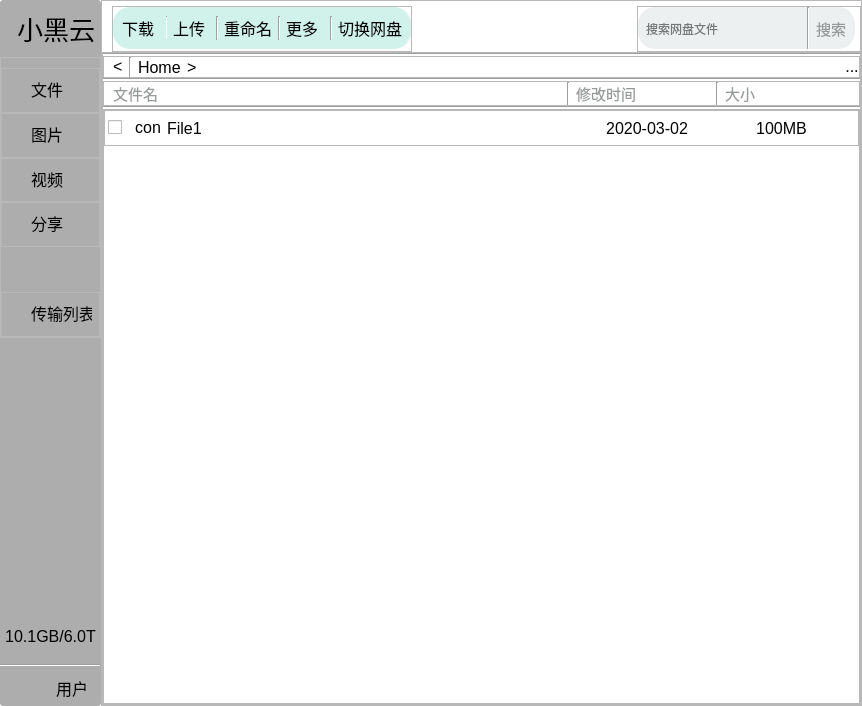
<?xml version="1.0" encoding="UTF-8"?>
<ui version="4.0">
 <class>SBCclient</class>
 <widget class="QMainWindow" name="SBCclient">
  <property name="geometry">
   <rect>
    <x>0</x>
    <y>0</y>
    <width>862</width>
    <height>706</height>
   </rect>
  </property>
  <property name="minimumSize">
   <size>
    <width>800</width>
    <height>700</height>
   </size>
  </property>
  <property name="font">
   <font>
    <family>宋体</family>
    <pointsize>12</pointsize>
    <weight>50</weight>
    <italic>false</italic>
    <bold>false</bold>
   </font>
  </property>
  <property name="windowTitle">
   <string>小黑云客户端</string>
  </property>
  <property name="windowIcon">
   <iconset>
    <normaloff>img/favicon.ico</normaloff>img/favicon.ico</iconset>
  </property>
  <property name="windowOpacity">
   <double>1.000000000000000</double>
  </property>
  <property name="styleSheet">
   <string notr="true">#SBCclient{
	background-color:white;
}
#centralwidget{
	background-color:white;
}
QLabel{
	font-size:16px;
}
Line{
	background:rgb(173, 173, 173);
}
#frame{
	border-radius:3px;
	background:rgb(173, 173, 173);
}
#frame_7 QFrame:hover{
	background:#A2D9CE;
	border-radius:20px;
	opacity:0.1;
	}
#SBCCapacity{
	border-radius:5px;
	background:#5B5B5B;
}
#usedCap{
	border-radius:5px;
	background:#006000;
	Width:60px;
}</string>
  </property>
  <property name="animated">
   <bool>true</bool>
  </property>
  <property name="documentMode">
   <bool>false</bool>
  </property>
  <widget class="QWidget" name="centralwidget">
   <property name="minimumSize">
    <size>
     <width>0</width>
     <height>0</height>
    </size>
   </property>
   <layout class="QHBoxLayout" name="horizontalLayout_5">
    <property name="spacing">
     <number>0</number>
    </property>
    <property name="leftMargin">
     <number>0</number>
    </property>
    <property name="topMargin">
     <number>0</number>
    </property>
    <property name="rightMargin">
     <number>0</number>
    </property>
    <property name="bottomMargin">
     <number>0</number>
    </property>
    <item>
     <layout class="QHBoxLayout" name="horizontalLayout">
      <property name="spacing">
       <number>0</number>
      </property>
      <property name="leftMargin">
       <number>0</number>
      </property>
      <property name="topMargin">
       <number>0</number>
      </property>
      <property name="rightMargin">
       <number>0</number>
      </property>
      <item>
       <widget class="QFrame" name="frame">
        <property name="maximumSize">
         <size>
          <width>150</width>
          <height>16777215</height>
         </size>
        </property>
        <property name="frameShape">
         <enum>QFrame::StyledPanel</enum>
        </property>
        <property name="frameShadow">
         <enum>QFrame::Raised</enum>
        </property>
        <layout class="QVBoxLayout" name="verticalLayout_5">
         <property name="spacing">
          <number>9</number>
         </property>
         <property name="leftMargin">
          <number>0</number>
         </property>
         <property name="topMargin">
          <number>9</number>
         </property>
         <property name="rightMargin">
          <number>0</number>
         </property>
         <property name="bottomMargin">
          <number>0</number>
         </property>
         <item>
          <layout class="QHBoxLayout" name="horizontalLayout_6" stretch="1,1">
           <property name="spacing">
            <number>2</number>
           </property>
           <property name="leftMargin">
            <number>6</number>
           </property>
           <property name="rightMargin">
            <number>6</number>
           </property>
           <item>
            <widget class="QLabel" name="label_10">
             <property name="sizePolicy">
              <sizepolicy hsizetype="Fixed" vsizetype="Preferred">
               <horstretch>0</horstretch>
               <verstretch>0</verstretch>
              </sizepolicy>
             </property>
             <property name="maximumSize">
              <size>
               <width>50</width>
               <height>50</height>
              </size>
             </property>
             <property name="text">
              <string/>
             </property>
             <property name="pixmap">
              <pixmap>img/SBCCon.png</pixmap>
             </property>
             <property name="scaledContents">
              <bool>true</bool>
             </property>
            </widget>
           </item>
           <item>
            <widget class="QLabel" name="label">
             <property name="font">
              <font>
               <pointsize>-1</pointsize>
              </font>
             </property>
             <property name="styleSheet">
              <string notr="true">#label{
	font-size:26px;
}</string>
             </property>
             <property name="text">
              <string>小黑云</string>
             </property>
            </widget>
           </item>
          </layout>
         </item>
         <item>
          <widget class="QFrame" name="frame_7">
           <property name="maximumSize">
            <size>
             <width>16777215</width>
             <height>300</height>
            </size>
           </property>
           <property name="frameShape">
            <enum>QFrame::StyledPanel</enum>
           </property>
           <property name="frameShadow">
            <enum>QFrame::Raised</enum>
           </property>
           <layout class="QVBoxLayout" name="verticalLayout_3" stretch="1,1,1,1,1,1">
            <property name="spacing">
             <number>0</number>
            </property>
            <property name="leftMargin">
             <number>0</number>
            </property>
            <property name="topMargin">
             <number>10</number>
            </property>
            <property name="rightMargin">
             <number>0</number>
            </property>
            <property name="bottomMargin">
             <number>0</number>
            </property>
            <item>
             <widget class="QFrame" name="frame_2">
              <property name="frameShape">
               <enum>QFrame::StyledPanel</enum>
              </property>
              <property name="frameShadow">
               <enum>QFrame::Raised</enum>
              </property>
              <widget class="QLabel" name="label_2">
               <property name="geometry">
                <rect>
                 <x>30</x>
                 <y>10</y>
                 <width>61</width>
                 <height>21</height>
                </rect>
               </property>
               <property name="text">
                <string>文件</string>
               </property>
              </widget>
             </widget>
            </item>
            <item>
             <widget class="QFrame" name="frame_3">
              <property name="frameShape">
               <enum>QFrame::StyledPanel</enum>
              </property>
              <property name="frameShadow">
               <enum>QFrame::Raised</enum>
              </property>
              <widget class="QLabel" name="label_3">
               <property name="geometry">
                <rect>
                 <x>30</x>
                 <y>10</y>
                 <width>61</width>
                 <height>21</height>
                </rect>
               </property>
               <property name="text">
                <string>图片</string>
               </property>
              </widget>
             </widget>
            </item>
            <item>
             <widget class="QFrame" name="frame_4">
              <property name="frameShape">
               <enum>QFrame::StyledPanel</enum>
              </property>
              <property name="frameShadow">
               <enum>QFrame::Raised</enum>
              </property>
              <widget class="QLabel" name="label_4">
               <property name="geometry">
                <rect>
                 <x>30</x>
                 <y>10</y>
                 <width>61</width>
                 <height>21</height>
                </rect>
               </property>
               <property name="text">
                <string>视频</string>
               </property>
              </widget>
             </widget>
            </item>
            <item>
             <widget class="QFrame" name="frame_5">
              <property name="frameShape">
               <enum>QFrame::StyledPanel</enum>
              </property>
              <property name="frameShadow">
               <enum>QFrame::Raised</enum>
              </property>
              <widget class="QLabel" name="label_5">
               <property name="geometry">
                <rect>
                 <x>30</x>
                 <y>10</y>
                 <width>61</width>
                 <height>21</height>
                </rect>
               </property>
               <property name="text">
                <string>分享</string>
               </property>
              </widget>
             </widget>
            </item>
            <item>
             <spacer name="verticalSpacer">
              <property name="orientation">
               <enum>Qt::Vertical</enum>
              </property>
              <property name="sizeHint" stdset="0">
               <size>
                <width>20</width>
                <height>37</height>
               </size>
              </property>
             </spacer>
            </item>
            <item>
             <widget class="QFrame" name="frame_6">
              <property name="frameShape">
               <enum>QFrame::StyledPanel</enum>
              </property>
              <property name="frameShadow">
               <enum>QFrame::Raised</enum>
              </property>
              <widget class="QLabel" name="label_6">
               <property name="geometry">
                <rect>
                 <x>30</x>
                 <y>10</y>
                 <width>61</width>
                 <height>21</height>
                </rect>
               </property>
               <property name="text">
                <string>传输列表</string>
               </property>
              </widget>
             </widget>
            </item>
           </layout>
          </widget>
         </item>
         <item>
          <spacer name="verticalSpacer_2">
           <property name="orientation">
            <enum>Qt::Vertical</enum>
           </property>
           <property name="sizeHint" stdset="0">
            <size>
             <width>20</width>
             <height>245</height>
            </size>
           </property>
          </spacer>
         </item>
         <item>
          <layout class="QVBoxLayout" name="verticalLayout_4">
           <item>
            <widget class="QLabel" name="label_7">
             <property name="text">
              <string>10.1GB/6.0T</string>
             </property>
             <property name="alignment">
              <set>Qt::AlignCenter</set>
             </property>
            </widget>
           </item>
           <item>
            <widget class="QFrame" name="SBCCapacity">
             <property name="maximumSize">
              <size>
               <width>16777215</width>
               <height>10</height>
              </size>
             </property>
             <property name="styleSheet">
              <string notr="true"/>
             </property>
             <property name="frameShape">
              <enum>QFrame::StyledPanel</enum>
             </property>
             <property name="frameShadow">
              <enum>QFrame::Raised</enum>
             </property>
             <widget class="QFrame" name="usedCap">
              <property name="geometry">
               <rect>
                <x>0</x>
                <y>0</y>
                <width>20</width>
                <height>10</height>
               </rect>
              </property>
              <property name="sizePolicy">
               <sizepolicy hsizetype="Fixed" vsizetype="Preferred">
                <horstretch>0</horstretch>
                <verstretch>0</verstretch>
               </sizepolicy>
              </property>
              <property name="maximumSize">
               <size>
                <width>20</width>
                <height>10</height>
               </size>
              </property>
              <property name="frameShape">
               <enum>QFrame::StyledPanel</enum>
              </property>
              <property name="frameShadow">
               <enum>QFrame::Raised</enum>
              </property>
             </widget>
            </widget>
           </item>
          </layout>
         </item>
         <item>
          <widget class="Line" name="line">
           <property name="styleSheet">
            <string notr="true">Line{
	background:#D0D3D4;
}</string>
           </property>
           <property name="orientation">
            <enum>Qt::Horizontal</enum>
           </property>
          </widget>
         </item>
         <item>
          <layout class="QHBoxLayout" name="horizontalLayout_7">
           <property name="spacing">
            <number>6</number>
           </property>
           <property name="leftMargin">
            <number>10</number>
           </property>
           <property name="bottomMargin">
            <number>6</number>
           </property>
           <item>
            <widget class="QLabel" name="label_usercon">
             <property name="maximumSize">
              <size>
               <width>40</width>
               <height>40</height>
              </size>
             </property>
             <property name="cursor">
              <cursorShape>PointingHandCursor</cursorShape>
             </property>
             <property name="styleSheet">
              <string notr="true">#label_usercon{
	border-radius:20px;
}</string>
             </property>
             <property name="text">
              <string/>
             </property>
             <property name="pixmap">
              <pixmap>img/cat0.jpg</pixmap>
             </property>
             <property name="scaledContents">
              <bool>true</bool>
             </property>
            </widget>
           </item>
           <item>
            <widget class="QLabel" name="label_9">
             <property name="cursor">
              <cursorShape>PointingHandCursor</cursorShape>
             </property>
             <property name="text">
              <string>用户</string>
             </property>
            </widget>
           </item>
          </layout>
         </item>
        </layout>
       </widget>
      </item>
      <item>
       <widget class="QFrame" name="frame_14">
        <property name="frameShape">
         <enum>QFrame::StyledPanel</enum>
        </property>
        <property name="frameShadow">
         <enum>QFrame::Raised</enum>
        </property>
        <layout class="QGridLayout" name="gridLayout">
         <property name="leftMargin">
          <number>0</number>
         </property>
         <property name="topMargin">
          <number>0</number>
         </property>
         <property name="rightMargin">
          <number>0</number>
         </property>
         <property name="bottomMargin">
          <number>0</number>
         </property>
         <property name="spacing">
          <number>0</number>
         </property>
         <item row="0" column="0">
          <layout class="QVBoxLayout" name="verticalLayout_6">
           <property name="spacing">
            <number>0</number>
           </property>
           <item>
            <layout class="QHBoxLayout" name="horizontalLayout_4" stretch="3,2,2">
             <property name="leftMargin">
              <number>10</number>
             </property>
             <property name="topMargin">
              <number>5</number>
             </property>
             <item>
              <widget class="QFrame" name="frame_9">
               <property name="maximumSize">
                <size>
                 <width>300</width>
                 <height>16777215</height>
                </size>
               </property>
               <property name="frameShape">
                <enum>QFrame::StyledPanel</enum>
               </property>
               <property name="frameShadow">
                <enum>QFrame::Raised</enum>
               </property>
               <layout class="QHBoxLayout" name="horizontalLayout_10">
                <property name="spacing">
                 <number>0</number>
                </property>
                <property name="leftMargin">
                 <number>0</number>
                </property>
                <property name="topMargin">
                 <number>0</number>
                </property>
                <property name="rightMargin">
                 <number>0</number>
                </property>
                <property name="bottomMargin">
                 <number>2</number>
                </property>
                <item>
                 <widget class="QFrame" name="frame_Buttons">
                  <property name="styleSheet">
                   <string notr="true">#frame_Buttons{
	background:#D1F2EB;
	border-radius:17px;
	opacity:0.8;
}
#frame_Buttons QLabel:hover{
	color:blue;
	}</string>
                  </property>
                  <property name="frameShape">
                   <enum>QFrame::StyledPanel</enum>
                  </property>
                  <property name="frameShadow">
                   <enum>QFrame::Raised</enum>
                  </property>
                  <layout class="QHBoxLayout" name="horizontalLayout_9">
                   <item>
                    <widget class="QLabel" name="label_14">
                     <property name="cursor">
                      <cursorShape>PointingHandCursor</cursorShape>
                     </property>
                     <property name="text">
                      <string>下载</string>
                     </property>
                    </widget>
                   </item>
                   <item>
                    <widget class="Line" name="line_6">
                     <property name="maximumSize">
                      <size>
                       <width>1</width>
                       <height>16777215</height>
                      </size>
                     </property>
                     <property name="orientation">
                      <enum>Qt::Vertical</enum>
                     </property>
                    </widget>
                   </item>
                   <item>
                    <widget class="QLabel" name="label_15">
                     <property name="cursor">
                      <cursorShape>PointingHandCursor</cursorShape>
                     </property>
                     <property name="text">
                      <string>上传</string>
                     </property>
                    </widget>
                   </item>
                   <item>
                    <widget class="Line" name="line_13">
                     <property name="maximumSize">
                      <size>
                       <width>2</width>
                       <height>16777215</height>
                      </size>
                     </property>
                     <property name="orientation">
                      <enum>Qt::Vertical</enum>
                     </property>
                    </widget>
                   </item>
                   <item>
                    <widget class="QLabel" name="label_16">
                     <property name="cursor">
                      <cursorShape>PointingHandCursor</cursorShape>
                     </property>
                     <property name="text">
                      <string>重命名</string>
                     </property>
                    </widget>
                   </item>
                   <item>
                    <widget class="Line" name="line_8">
                     <property name="maximumSize">
                      <size>
                       <width>2</width>
                       <height>16777215</height>
                      </size>
                     </property>
                     <property name="orientation">
                      <enum>Qt::Vertical</enum>
                     </property>
                    </widget>
                   </item>
                   <item>
                    <widget class="QLabel" name="label_17">
                     <property name="cursor">
                      <cursorShape>PointingHandCursor</cursorShape>
                     </property>
                     <property name="text">
                      <string>更多</string>
                     </property>
                    </widget>
                   </item>
                   <item>
                    <widget class="Line" name="line_9">
                     <property name="maximumSize">
                      <size>
                       <width>2</width>
                       <height>16777215</height>
                      </size>
                     </property>
                     <property name="orientation">
                      <enum>Qt::Vertical</enum>
                     </property>
                    </widget>
                   </item>
                   <item>
                    <widget class="QLabel" name="label_18">
                     <property name="cursor">
                      <cursorShape>PointingHandCursor</cursorShape>
                     </property>
                     <property name="text">
                      <string>切换网盘</string>
                     </property>
                    </widget>
                   </item>
                  </layout>
                 </widget>
                </item>
               </layout>
              </widget>
             </item>
             <item>
              <spacer name="horizontalSpacer_2">
               <property name="orientation">
                <enum>Qt::Horizontal</enum>
               </property>
               <property name="sizeHint" stdset="0">
                <size>
                 <width>308</width>
                 <height>20</height>
                </size>
               </property>
              </spacer>
             </item>
             <item>
              <widget class="QFrame" name="frame_10">
               <property name="minimumSize">
                <size>
                 <width>0</width>
                 <height>0</height>
                </size>
               </property>
               <property name="maximumSize">
                <size>
                 <width>260</width>
                 <height>16777215</height>
                </size>
               </property>
               <property name="frameShape">
                <enum>QFrame::StyledPanel</enum>
               </property>
               <property name="frameShadow">
                <enum>QFrame::Raised</enum>
               </property>
               <layout class="QHBoxLayout" name="horizontalLayout_12">
                <property name="spacing">
                 <number>0</number>
                </property>
                <property name="leftMargin">
                 <number>0</number>
                </property>
                <property name="topMargin">
                 <number>0</number>
                </property>
                <property name="rightMargin">
                 <number>5</number>
                </property>
                <property name="bottomMargin">
                 <number>2</number>
                </property>
                <item>
                 <widget class="QFrame" name="frame_Search">
                  <property name="styleSheet">
                   <string notr="true">#frame_Search{
	background:#ECF0F1;
	border-radius:17px;
	opacity:0.5;
}
#frame_Search QLineEdit{
	background:#ECF0F1;
	border-radius:17px;
	opacity:0.5;
}
#frame_Search Line{
	background:#B3B6B7;
}
#frame_Search QLabel{
	color:#979A9A;
	font-size:15px;
}</string>
                  </property>
                  <property name="frameShape">
                   <enum>QFrame::StyledPanel</enum>
                  </property>
                  <property name="frameShadow">
                   <enum>QFrame::Raised</enum>
                  </property>
                  <layout class="QHBoxLayout" name="horizontalLayout_11">
                   <property name="spacing">
                    <number>6</number>
                   </property>
                   <property name="leftMargin">
                    <number>6</number>
                   </property>
                   <property name="topMargin">
                    <number>0</number>
                   </property>
                   <property name="rightMargin">
                    <number>9</number>
                   </property>
                   <property name="bottomMargin">
                    <number>0</number>
                   </property>
                   <item>
                    <widget class="QLineEdit" name="lineEdit">
                     <property name="placeholderText">
                      <string>搜索网盘文件</string>
                     </property>
                    </widget>
                   </item>
                   <item>
                    <widget class="Line" name="line_5">
                     <property name="orientation">
                      <enum>Qt::Vertical</enum>
                     </property>
                    </widget>
                   </item>
                   <item>
                    <widget class="QLabel" name="label_13">
                     <property name="cursor">
                      <cursorShape>PointingHandCursor</cursorShape>
                     </property>
                     <property name="text">
                      <string>搜索</string>
                     </property>
                    </widget>
                   </item>
                  </layout>
                 </widget>
                </item>
               </layout>
              </widget>
             </item>
            </layout>
           </item>
           <item>
            <widget class="QFrame" name="frame_12">
             <property name="frameShape">
              <enum>QFrame::StyledPanel</enum>
             </property>
             <property name="frameShadow">
              <enum>QFrame::Raised</enum>
             </property>
             <layout class="QVBoxLayout" name="verticalLayout_2">
              <property name="spacing">
               <number>0</number>
              </property>
              <property name="leftMargin">
               <number>0</number>
              </property>
              <property name="topMargin">
               <number>0</number>
              </property>
              <property name="rightMargin">
               <number>0</number>
              </property>
              <property name="bottomMargin">
               <number>0</number>
              </property>
              <item>
               <layout class="QVBoxLayout" name="verticalLayout">
                <property name="spacing">
                 <number>0</number>
                </property>
                <item>
                 <widget class="Line" name="line_12">
                  <property name="maximumSize">
                   <size>
                    <width>16777215</width>
                    <height>5</height>
                   </size>
                  </property>
                  <property name="orientation">
                   <enum>Qt::Horizontal</enum>
                  </property>
                 </widget>
                </item>
                <item>
                 <widget class="QFrame" name="frame_8">
                  <property name="styleSheet">
                   <string notr="true">#frame_8 QLabel{
	background:white;
	opacity:0.9;
	}</string>
                  </property>
                  <property name="frameShape">
                   <enum>QFrame::StyledPanel</enum>
                  </property>
                  <property name="frameShadow">
                   <enum>QFrame::Raised</enum>
                  </property>
                  <layout class="QHBoxLayout" name="horizontalLayout_3">
                   <property name="leftMargin">
                    <number>9</number>
                   </property>
                   <property name="topMargin">
                    <number>0</number>
                   </property>
                   <property name="rightMargin">
                    <number>0</number>
                   </property>
                   <property name="bottomMargin">
                    <number>0</number>
                   </property>
                   <item>
                    <widget class="QLabel" name="label_12">
                     <property name="font">
                      <font>
                       <pointsize>-1</pointsize>
                      </font>
                     </property>
                     <property name="cursor">
                      <cursorShape>PointingHandCursor</cursorShape>
                     </property>
                     <property name="text">
                      <string>&lt;</string>
                     </property>
                    </widget>
                   </item>
                   <item>
                    <widget class="Line" name="line_2">
                     <property name="maximumSize">
                      <size>
                       <width>5</width>
                       <height>16777215</height>
                      </size>
                     </property>
                     <property name="lineWidth">
                      <number>1</number>
                     </property>
                     <property name="orientation">
                      <enum>Qt::Vertical</enum>
                     </property>
                    </widget>
                   </item>
                   <item>
                    <widget class="QLabel" name="label_11">
                     <property name="cursor">
                      <cursorShape>PointingHandCursor</cursorShape>
                     </property>
                     <property name="text">
                      <string>Home</string>
                     </property>
                    </widget>
                   </item>
                   <item>
                    <widget class="QLabel" name="label_19">
                     <property name="font">
                      <font>
                       <pointsize>-1</pointsize>
                      </font>
                     </property>
                     <property name="text">
                      <string>&gt;</string>
                     </property>
                    </widget>
                   </item>
                   <item>
                    <spacer name="horizontalSpacer">
                     <property name="orientation">
                      <enum>Qt::Horizontal</enum>
                     </property>
                     <property name="sizeHint" stdset="0">
                      <size>
                       <width>681</width>
                       <height>20</height>
                      </size>
                     </property>
                    </spacer>
                   </item>
                   <item>
                    <widget class="QLabel" name="label_8">
                     <property name="font">
                      <font>
                       <pointsize>-1</pointsize>
                      </font>
                     </property>
                     <property name="cursor">
                      <cursorShape>PointingHandCursor</cursorShape>
                     </property>
                     <property name="text">
                      <string>...</string>
                     </property>
                     <property name="alignment">
                      <set>Qt::AlignHCenter|Qt::AlignTop</set>
                     </property>
                     <property name="margin">
                      <number>0</number>
                     </property>
                    </widget>
                   </item>
                  </layout>
                 </widget>
                </item>
                <item>
                 <widget class="Line" name="line_3">
                  <property name="maximumSize">
                   <size>
                    <width>16777215</width>
                    <height>5</height>
                   </size>
                  </property>
                  <property name="orientation">
                   <enum>Qt::Horizontal</enum>
                  </property>
                 </widget>
                </item>
                <item>
                 <widget class="QFrame" name="frame_11">
                  <property name="maximumSize">
                   <size>
                    <width>16777215</width>
                    <height>41</height>
                   </size>
                  </property>
                  <property name="styleSheet">
                   <string notr="true">#frame_11 QLabel
{
	color:#979A9A;
	font-size:15px;
}</string>
                  </property>
                  <property name="frameShape">
                   <enum>QFrame::StyledPanel</enum>
                  </property>
                  <property name="frameShadow">
                   <enum>QFrame::Raised</enum>
                  </property>
                  <layout class="QHBoxLayout" name="horizontalLayout_2" stretch="10,0,3,0,3">
                   <property name="leftMargin">
                    <number>9</number>
                   </property>
                   <property name="topMargin">
                    <number>0</number>
                   </property>
                   <property name="rightMargin">
                    <number>0</number>
                   </property>
                   <property name="bottomMargin">
                    <number>0</number>
                   </property>
                   <item>
                    <widget class="QLabel" name="label_20">
                     <property name="text">
                      <string>文件名</string>
                     </property>
                    </widget>
                   </item>
                   <item>
                    <widget class="Line" name="line_10">
                     <property name="maximumSize">
                      <size>
                       <width>5</width>
                       <height>16777215</height>
                      </size>
                     </property>
                     <property name="orientation">
                      <enum>Qt::Vertical</enum>
                     </property>
                    </widget>
                   </item>
                   <item>
                    <widget class="QLabel" name="label_21">
                     <property name="text">
                      <string>修改时间</string>
                     </property>
                    </widget>
                   </item>
                   <item>
                    <widget class="Line" name="line_11">
                     <property name="maximumSize">
                      <size>
                       <width>5</width>
                       <height>16777215</height>
                      </size>
                     </property>
                     <property name="orientation">
                      <enum>Qt::Vertical</enum>
                     </property>
                    </widget>
                   </item>
                   <item>
                    <widget class="QLabel" name="label_22">
                     <property name="text">
                      <string>大小</string>
                     </property>
                    </widget>
                   </item>
                  </layout>
                 </widget>
                </item>
                <item>
                 <widget class="Line" name="line_4">
                  <property name="maximumSize">
                   <size>
                    <width>16777215</width>
                    <height>5</height>
                   </size>
                  </property>
                  <property name="orientation">
                   <enum>Qt::Horizontal</enum>
                  </property>
                 </widget>
                </item>
               </layout>
              </item>
              <item>
               <widget class="QScrollArea" name="scrollArea">
                <property name="sizePolicy">
                 <sizepolicy hsizetype="Expanding" vsizetype="Expanding">
                  <horstretch>0</horstretch>
                  <verstretch>0</verstretch>
                 </sizepolicy>
                </property>
                <property name="font">
                 <font>
                  <kerning>true</kerning>
                 </font>
                </property>
                <property name="layoutDirection">
                 <enum>Qt::LeftToRight</enum>
                </property>
                <property name="autoFillBackground">
                 <bool>false</bool>
                </property>
                <property name="styleSheet">
                 <string notr="true">#scrollAreaWidgetContents
{
	background:white;
}

#scrollAreaWidgetContents QFrame:hover{
	background:#D0D3D4;
	border-radius:18px;
	opacity:0.5;
	}</string>
                </property>
                <property name="frameShadow">
                 <enum>QFrame::Raised</enum>
                </property>
                <property name="lineWidth">
                 <number>-1</number>
                </property>
                <property name="horizontalScrollBarPolicy">
                 <enum>Qt::ScrollBarAlwaysOff</enum>
                </property>
                <property name="widgetResizable">
                 <bool>true</bool>
                </property>
                <property name="alignment">
                 <set>Qt::AlignLeading|Qt::AlignLeft|Qt::AlignTop</set>
                </property>
                <widget class="QWidget" name="scrollAreaWidgetContents">
                 <property name="geometry">
                  <rect>
                   <x>0</x>
                   <y>0</y>
                   <width>710</width>
                   <height>579</height>
                  </rect>
                 </property>
                 <property name="layoutDirection">
                  <enum>Qt::LeftToRight</enum>
                 </property>
                 <layout class="QFormLayout" name="formLayout">
                  <property name="verticalSpacing">
                   <number>0</number>
                  </property>
                  <property name="leftMargin">
                   <number>0</number>
                  </property>
                  <property name="topMargin">
                   <number>0</number>
                  </property>
                  <property name="rightMargin">
                   <number>0</number>
                  </property>
                  <property name="bottomMargin">
                   <number>0</number>
                  </property>
                  <item row="0" column="0" colspan="2">
                   <widget class="QFrame" name="frame_13">
                    <property name="minimumSize">
                     <size>
                      <width>0</width>
                      <height>36</height>
                     </size>
                    </property>
                    <property name="maximumSize">
                     <size>
                      <width>16777215</width>
                      <height>36</height>
                     </size>
                    </property>
                    <property name="frameShape">
                     <enum>QFrame::StyledPanel</enum>
                    </property>
                    <property name="frameShadow">
                     <enum>QFrame::Raised</enum>
                    </property>
                    <layout class="QHBoxLayout" name="horizontalLayout_14" stretch="7,2,2">
                     <property name="spacing">
                      <number>0</number>
                     </property>
                     <property name="leftMargin">
                      <number>3</number>
                     </property>
                     <property name="topMargin">
                      <number>0</number>
                     </property>
                     <property name="rightMargin">
                      <number>9</number>
                     </property>
                     <property name="bottomMargin">
                      <number>0</number>
                     </property>
                     <item>
                      <layout class="QHBoxLayout" name="horizontalLayout_13" stretch="1,1,20">
                       <property name="spacing">
                        <number>6</number>
                       </property>
                       <property name="leftMargin">
                        <number>0</number>
                       </property>
                       <property name="topMargin">
                        <number>0</number>
                       </property>
                       <property name="rightMargin">
                        <number>0</number>
                       </property>
                       <item>
                        <widget class="QCheckBox" name="checkBox_2">
                         <property name="sizePolicy">
                          <sizepolicy hsizetype="Preferred" vsizetype="Fixed">
                           <horstretch>0</horstretch>
                           <verstretch>0</verstretch>
                          </sizepolicy>
                         </property>
                         <property name="text">
                          <string/>
                         </property>
                        </widget>
                       </item>
                       <item>
                        <widget class="QLabel" name="label_27">
                         <property name="sizePolicy">
                          <sizepolicy hsizetype="Fixed" vsizetype="Fixed">
                           <horstretch>0</horstretch>
                           <verstretch>0</verstretch>
                          </sizepolicy>
                         </property>
                         <property name="text">
                          <string>con</string>
                         </property>
                         <property name="alignment">
                          <set>Qt::AlignCenter</set>
                         </property>
                         <property name="margin">
                          <number>0</number>
                         </property>
                        </widget>
                       </item>
                       <item>
                        <widget class="QLabel" name="label_28">
                         <property name="sizePolicy">
                          <sizepolicy hsizetype="Preferred" vsizetype="Preferred">
                           <horstretch>9</horstretch>
                           <verstretch>0</verstretch>
                          </sizepolicy>
                         </property>
                         <property name="minimumSize">
                          <size>
                           <width>0</width>
                           <height>30</height>
                          </size>
                         </property>
                         <property name="maximumSize">
                          <size>
                           <width>16777215</width>
                           <height>36</height>
                          </size>
                         </property>
                         <property name="cursor">
                          <cursorShape>PointingHandCursor</cursorShape>
                         </property>
                         <property name="text">
                          <string>File1</string>
                         </property>
                         <property name="margin">
                          <number>2</number>
                         </property>
                        </widget>
                       </item>
                      </layout>
                     </item>
                     <item>
                      <widget class="QLabel" name="label_29">
                       <property name="sizePolicy">
                        <sizepolicy hsizetype="Preferred" vsizetype="Preferred">
                         <horstretch>3</horstretch>
                         <verstretch>0</verstretch>
                        </sizepolicy>
                       </property>
                       <property name="text">
                        <string>2020-03-02</string>
                       </property>
                       <property name="alignment">
                        <set>Qt::AlignCenter</set>
                       </property>
                      </widget>
                     </item>
                     <item>
                      <widget class="QLabel" name="label_30">
                       <property name="sizePolicy">
                        <sizepolicy hsizetype="Preferred" vsizetype="Preferred">
                         <horstretch>3</horstretch>
                         <verstretch>0</verstretch>
                        </sizepolicy>
                       </property>
                       <property name="text">
                        <string>100MB</string>
                       </property>
                       <property name="alignment">
                        <set>Qt::AlignCenter</set>
                       </property>
                       <property name="margin">
                        <number>0</number>
                       </property>
                      </widget>
                     </item>
                    </layout>
                   </widget>
                  </item>
                 </layout>
                </widget>
               </widget>
              </item>
             </layout>
            </widget>
           </item>
          </layout>
         </item>
        </layout>
       </widget>
      </item>
     </layout>
    </item>
   </layout>
  </widget>
  <widget class="QMenuBar" name="menubar">
   <property name="geometry">
    <rect>
     <x>0</x>
     <y>0</y>
     <width>862</width>
     <height>23</height>
    </rect>
   </property>
  </widget>
 </widget>
 <resources/>
 <connections/>
</ui>
